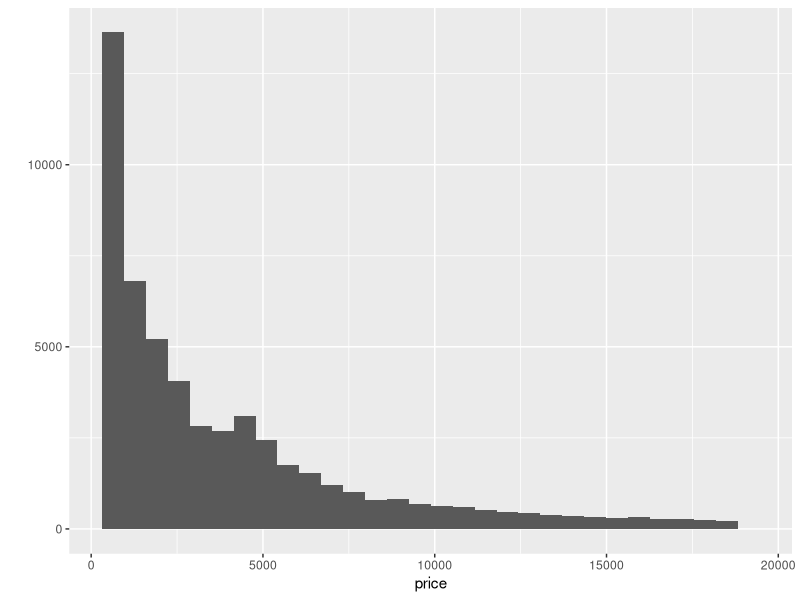
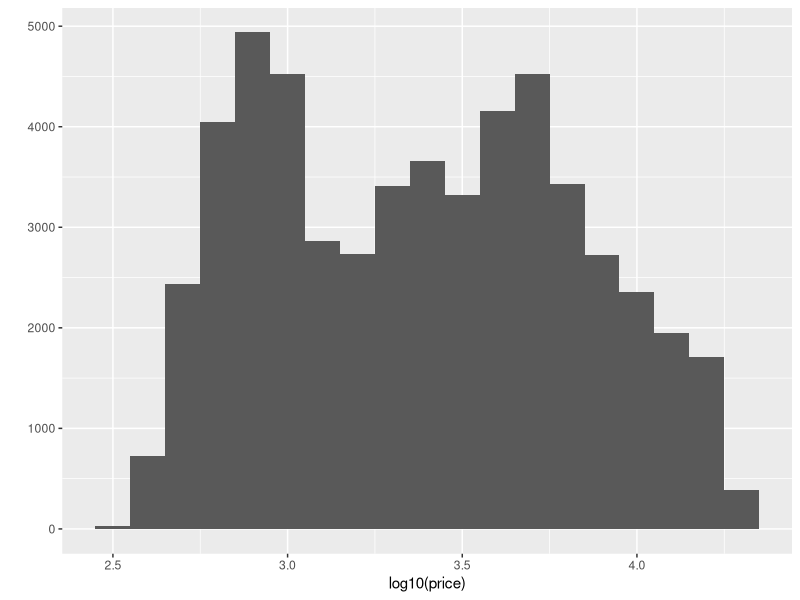
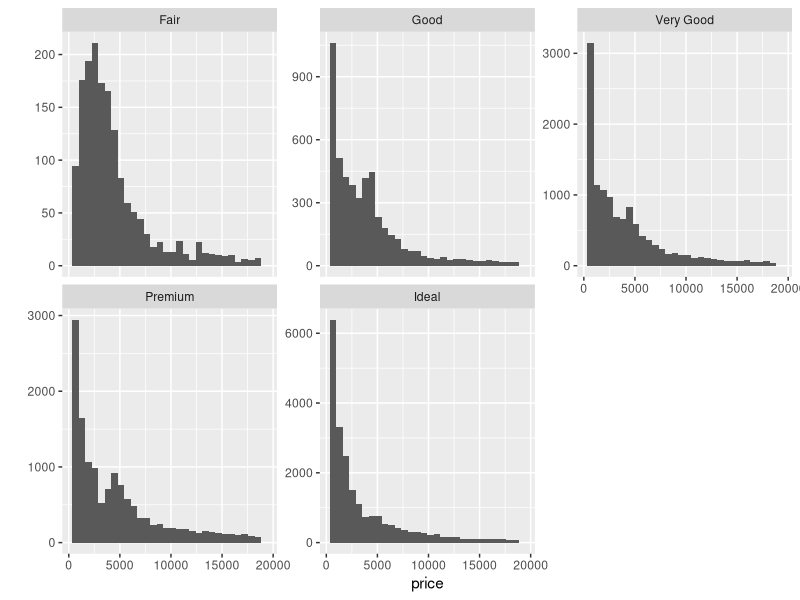
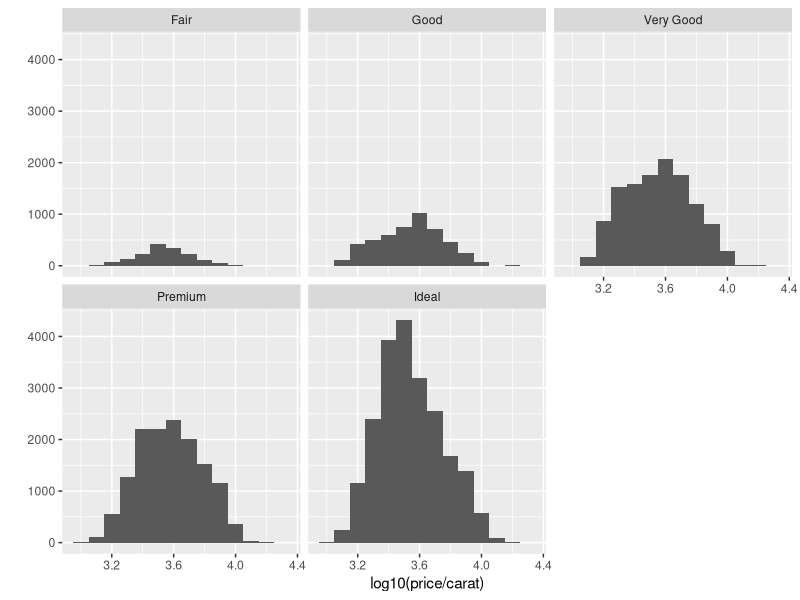
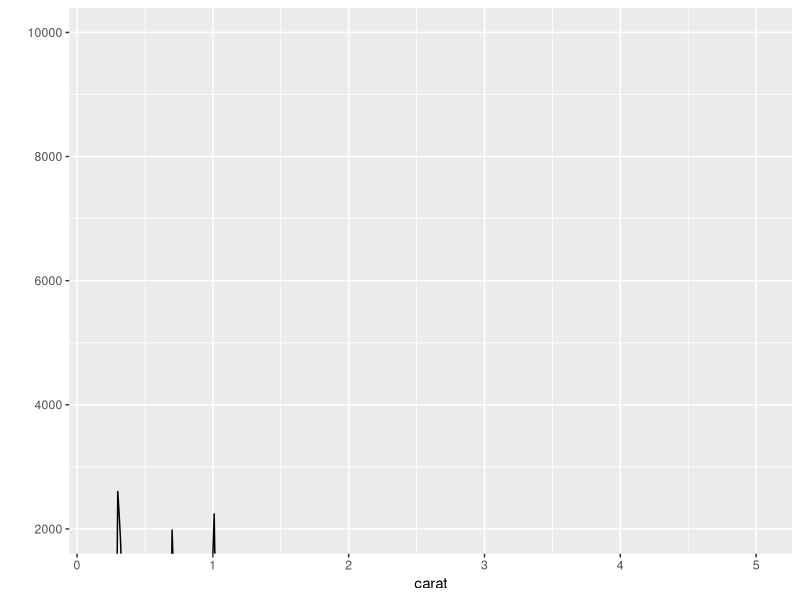

These figures' R source, in order:
library(ggplot2)
data(diamonds)
summary(diamonds)
length(diamonds)
?diamonds

qplot(x=price, data=diamonds)
summary(diamonds$price)

summary(diamonds$price >= 15000)

qplot(x=log10(price), data=diamonds, binwidth = .1)

qplot(x = price, data = diamonds) + facet_wrap(~cut, scales = 'free_y')

by(diamonds$price, diamonds$cut, summary, digits = max(getOption('digits')))

?facet_wrap

diamonds$price_per_carat <- diamonds$price / diamonds$carat
qplot(x = log10(price/carat), data = diamonds, binwidth = 0.1) + facet_wrap(~cut)

by(diamonds$price, diamonds$color, summary)

qplot(x = carat,
      data = diamonds,
      geom = 'freqpoly',
      binwidth = 0.01) + coord_cartesian(ylim = c(2000,10000))
table(diamonds$carat)
